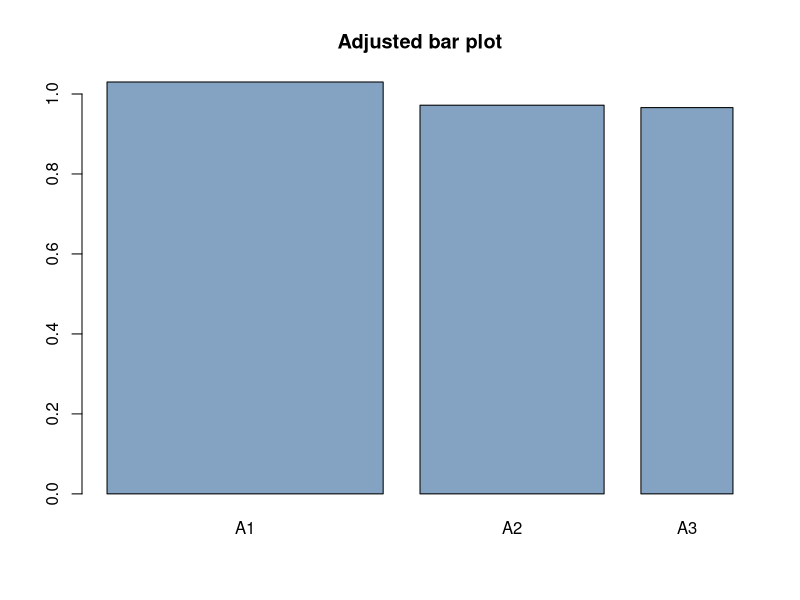
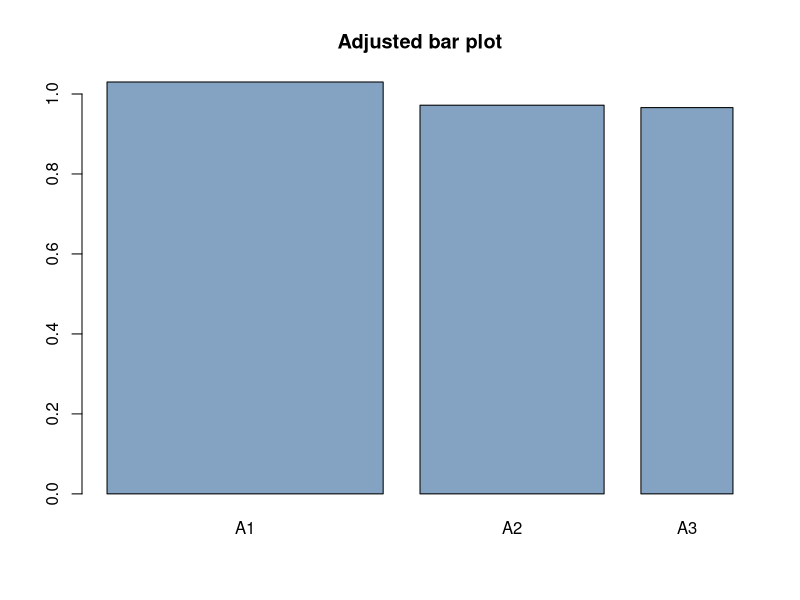

R code for these plots, in order:
# 02.01 - Exercise 1 - Spinner

# Simply simulate values between [0, 1].
NSIM = 1000
simVals = runif(NSIM)

# Arc1:   0 to 1/2
A1 = sum(simVals < 1/2)/NSIM
# Arc2: 1/2 to 5/6
A2 = sum(simVals > 1/2 & simVals < 5/6)/NSIM
# Arc3: 5/6 to 1
A3 = sum(simVals > 5/6)/NSIM

A1;A2;A3

# create dummy data
df <- data.frame(
  name=c("A1", "A2", "A3"),
  value=c(A1, A2, A3),
  area = c(2*A1, 3*A2, 6*A3)
)

# Control width:
barplot(height=df$area, names=df$name, col=rgb(0.2,0.4,0.6,0.6), width=c(1/2,1/3,1/6),
        main="Adjusted bar plot")

png(filename = "~/GITHUB/CoveredInChocolate.github.io/IntroProb/img/02.01_Ex01.png",
    width = 640, height=480)
barplot(height=df$area, names=df$name, col=rgb(0.2,0.4,0.6,0.6), width=c(1/2,1/3,1/6),
        main="Adjusted bar plot")
dev.off()
